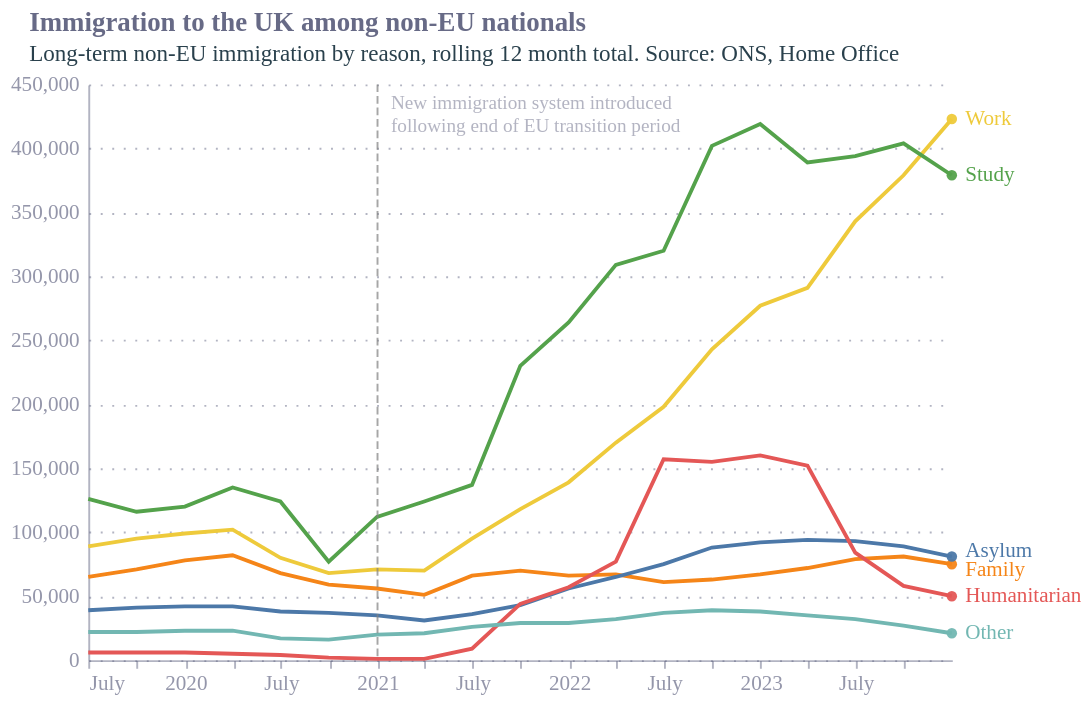

Write the Vega-Lite specification saved for this chart.
### Vega-Lite specification from a JSON file in a GitHub repository (floating-point values rounded to 4 significant figures)
{"config": {"font": "Circular Std", "text": {"color": "#676A86", "align": "left", "baseline": "middle", "dx": 7, "dy": 0, "fontSize": 11}, "view": {"stroke": null, "continuousWidth": 400, "continuousHeight": 300, "discreteWidth": 400, "discreteHeight": 300}, "bar": {"color": "#179fdb"}, "line": {"color": "#e6224b"}, "rule": {"color": "#676A86"}, "area": {"opacity": 0.3}, "point": {"filled": true, "size": 80, "color": "#e6224b", "opacity": 0.95}, "geoshape": {"stroke": "white", "strokeWidth": 0.3}, "rect": {"fill": "#d6d4d4", "opacity": 0.3}, "axis": {"labelColor": "#676A86", "labelFontSize": 11, "labelFont": "Circular Std", "labelOpacity": 0.7, "tickColor": "#676A86", "tickOpacity": 0.5, "domainColor": "#676A86", "domainOpacity": 0.5, "gridColor": "#676A86", "gridDash": [2, 2], "gridOpacity": 0.5, "title": null, "titleColor": "#676A86", "titleOpacity": 0.8, "tickSize": 4}, "axisXDiscrete": {"grid": false, "labelAngle": 0, "tickCount": 10, "tickOpacity": 0.5, "title": null}, "axisYDiscrete": {"ticks": false, "labelPadding": 5}, "axisXTemporal": {"grid": false, "ticks": true}, "axisXQuantitative": {"grid": true}, "axisYQuantitative": {"gridColor": "#676A86", "gridDash": [1, 5], "gridOpacity": 0.5, "ticks": false, "labelPadding": 5, "tickCount": 8, "titleAngle": 0, "titleAlign": "left", "titleBaseline": "bottom", "titleX": 0, "titleY": -5}, "title": {"color": "#676A86", "subtitleColor": "#122b39E6", "font": "Circular Std", "subtitleFont": "Circular Std", "anchor": "start", "dx": 24, "fontSize": 14, "subtitleFontSize": 12, "subtitlePadding": 4, "offset": 0}, "legend": {"titleColor": "#122b39", "title": null, "labelColor": "#122b39", "labelFontSize": 11}}, "layer": [{"data": {"name": "data-3a5c31721ac75fbbc2871f8eae13b12a"}, "mark": {"type": "line"}, "encoding": {"color": {"field": "Reason", "legend": null, "type": "nominal"}, "x": {"field": "Date", "type": "temporal"}, "y": {"field": "Value", "type": "quantitative"}}, "title": {"text": "Immigration to the UK among non-EU nationals", "dx": 10, "subtitle": ["Long-term non-EU immigration by reason, rolling 12 month total. Source: ONS, Home Office"]}}, {"data": {"name": "data-dbc6efe0ed9580480d2a4c3578f71ded"}, "mark": {"type": "rule", "color": "gray", "opacity": 0.7, "strokeDash": [4, 2]}, "encoding": {"x": {"field": "x", "type": "temporal"}}}, {"data": {"name": "data-dbc6efe0ed9580480d2a4c3578f71ded"}, "mark": {"type": "text", "dy": 10, "fontSize": 10, "lineBreak": "|", "opacity": 0.5}, "encoding": {"text": {"field": "text", "type": "nominal"}, "x": {"field": "x", "type": "temporal"}, "y": {"field": "y", "type": "quantitative"}}}, {"data": {"name": "data-3a5c31721ac75fbbc2871f8eae13b12a"}, "mark": {"type": "text", "dy": {"expr": "datum.Reason == 'Family' ? 3 : datum.Reason == 'Asylum' ? -3 : 0"}}, "encoding": {"color": {"field": "Reason", "type": "nominal"}, "text": {"field": "Reason", "type": "nominal"}, "x": {"aggregate": "max", "field": "Date", "type": "temporal"}, "y": {"aggregate": {"argmax": "Date"}, "field": "Value", "type": "quantitative"}}}, {"data": {"name": "data-3a5c31721ac75fbbc2871f8eae13b12a"}, "mark": {"type": "point", "size": 30}, "encoding": {"color": {"field": "Reason", "type": "nominal"}, "x": {"aggregate": "max", "field": "Date", "type": "temporal"}, "y": {"aggregate": {"argmax": "Date"}, "field": "Value", "type": "quantitative"}}}], "height": 300, "width": 450, "$schema": "https://vega.github.io/schema/vega-lite/v5.17.0.json", "datasets": {"data-3a5c31721ac75fbbc2871f8eae13b12a": [{"Date": "2019-06-30", "Reason": "Work ", "Value": 89000}, {"Date": "2019-09-30", "Reason": "Work ", "Value": 95000}, {"Date": "2019-12-31", "Reason": "Work ", "Value": 99000}, {"Date": "2020-03-31", "Reason": "Work ", "Value": 102000}, {"Date": "2020-06-30", "Reason": "Work ", "Value": 80000}, {"Date": "2020-09-30", "Reason": "Work ", "Value": 68000}, {"Date": "2020-12-31", "Reason": "Work ", "Value": 71000}, {"Date": "2021-03-31", "Reason": "Work ", "Value": 70000}, {"Date": "2021-06-30", "Reason": "Work ", "Value": 95000}, {"Date": "2021-09-30", "Reason": "Work ", "Value": 118000}, {"Date": "2021-12-31", "Reason": "Work ", "Value": 139000}, {"Date": "2022-03-31", "Reason": "Work ", "Value": 170000}, {"Date": "2022-06-30", "Reason": "Work ", "Value": 198000}, {"Date": "2022-09-30", "Reason": "Work ", "Value": 243000}, {"Date": "2022-12-31", "Reason": "Work ", "Value": 277000}, {"Date": "2023-03-31", "Reason": "Work ", "Value": 291000}, {"Date": "2023-06-30", "Reason": "Work ", "Value": 343000}, {"Date": "2023-09-30", "Reason": "Work ", "Value": 379000}, {"Date": "2023-12-31", "Reason": "Work ", "Value": 423000}, {"Date": "2019-06-30", "Reason": "Study ", "Value": 126000}, {"Date": "2019-09-30", "Reason": "Study ", "Value": 116000}, {"Date": "2019-12-31", "Reason": "Study ", "Value": 120000}, {"Date": "2020-03-31", "Reason": "Study ", "Value": 135000}, {"Date": "2020-06-30", "Reason": "Study ", "Value": 124000}, {"Date": "2020-09-30", "Reason": "Study ", "Value": 77000}, {"Date": "2020-12-31", "Reason": "Study ", "Value": 112000}, {"Date": "2021-03-31", "Reason": "Study ", "Value": 124000}, {"Date": "2021-06-30", "Reason": "Study ", "Value": 137000}, {"Date": "2021-09-30", "Reason": "Study ", "Value": 230000}, {"Date": "2021-12-31", "Reason": "Study ", "Value": 264000}, {"Date": "2022-03-31", "Reason": "Study ", "Value": 309000}, {"Date": "2022-06-30", "Reason": "Study ", "Value": 320000}, {"Date": "2022-09-30", "Reason": "Study ", "Value": 402000}, {"Date": "2022-12-31", "Reason": "Study ", "Value": 419000}, {"Date": "2023-03-31", "Reason": "Study ", "Value": 389000}, {"Date": "2023-06-30", "Reason": "Study ", "Value": 394000}, {"Date": "2023-09-30", "Reason": "Study ", "Value": 404000}, {"Date": "2023-12-31", "Reason": "Study ", "Value": 379000}, {"Date": "2019-06-30", "Reason": "Family", "Value": 65000}, {"Date": "2019-09-30", "Reason": "Family", "Value": 71000}, {"Date": "2019-12-31", "Reason": "Family", "Value": 78000}, {"Date": "2020-03-31", "Reason": "Family", "Value": 82000}, {"Date": "2020-06-30", "Reason": "Family", "Value": 68000}, {"Date": "2020-09-30", "Reason": "Family", "Value": 59000}, {"Date": "2020-12-31", "Reason": "Family", "Value": 56000}, {"Date": "2021-03-31", "Reason": "Family", "Value": 51000}, {"Date": "2021-06-30", "Reason": "Family", "Value": 66000}, {"Date": "2021-09-30", "Reason": "Family", "Value": 70000}, {"Date": "2021-12-31", "Reason": "Family", "Value": 66000}, {"Date": "2022-03-31", "Reason": "Family", "Value": 67000}, {"Date": "2022-06-30", "Reason": "Family", "Value": 61000}, {"Date": "2022-09-30", "Reason": "Family", "Value": 63000}, {"Date": "2022-12-31", "Reason": "Family", "Value": 67000}, {"Date": "2023-03-31", "Reason": "Family", "Value": 72000}, {"Date": "2023-06-30", "Reason": "Family", "Value": 79000}, {"Date": "2023-09-30", "Reason": "Family", "Value": 81000}, {"Date": "2023-12-31", "Reason": "Family", "Value": 75000}, {"Date": "2019-06-30", "Reason": "Asylum", "Value": 39000}, {"Date": "2019-09-30", "Reason": "Asylum", "Value": 41000}, {"Date": "2019-12-31", "Reason": "Asylum", "Value": 42000}, {"Date": "2020-03-31", "Reason": "Asylum", "Value": 42000}, {"Date": "2020-06-30", "Reason": "Asylum", "Value": 38000}, {"Date": "2020-09-30", "Reason": "Asylum", "Value": 37000}, {"Date": "2020-12-31", "Reason": "Asylum", "Value": 35000}, {"Date": "2021-03-31", "Reason": "Asylum", "Value": 31000}, {"Date": "2021-06-30", "Reason": "Asylum", "Value": 36000}, {"Date": "2021-09-30", "Reason": "Asylum", "Value": 43000}, {"Date": "2021-12-31", "Reason": "Asylum", "Value": 56000}, {"Date": "2022-03-31", "Reason": "Asylum", "Value": 65000}, {"Date": "2022-06-30", "Reason": "Asylum", "Value": 75000}, {"Date": "2022-09-30", "Reason": "Asylum", "Value": 88000}, {"Date": "2022-12-31", "Reason": "Asylum", "Value": 92000}, {"Date": "2023-03-31", "Reason": "Asylum", "Value": 94000}, {"Date": "2023-06-30", "Reason": "Asylum", "Value": 93000}, {"Date": "2023-09-30", "Reason": "Asylum", "Value": 89000}, {"Date": "2023-12-31", "Reason": "Asylum", "Value": 81000}, {"Date": "2019-06-30", "Reason": "Humanitarian", "Value": 6000}, {"Date": "2019-09-30", "Reason": "Humanitarian", "Value": 6000}, {"Date": "2019-12-31", "Reason": "Humanitarian", "Value": 6000}, {"Date": "2020-03-31", "Reason": "Humanitarian", "Value": 5000}, {"Date": "2020-06-30", "Reason": "Humanitarian", "Value": 4000}, {"Date": "2020-09-30", "Reason": "Humanitarian", "Value": 2000}, {"Date": "2020-12-31", "Reason": "Humanitarian", "Value": 1000}, {"Date": "2021-03-31", "Reason": "Humanitarian", "Value": 1000}, {"Date": "2021-06-30", "Reason": "Humanitarian", "Value": 9000}, {"Date": "2021-09-30", "Reason": "Humanitarian", "Value": 44000}, {"Date": "2021-12-31", "Reason": "Humanitarian", "Value": 57000}, {"Date": "2022-03-31", "Reason": "Humanitarian", "Value": 77000}, {"Date": "2022-06-30", "Reason": "Humanitarian", "Value": 157000}, {"Date": "2022-09-30", "Reason": "Humanitarian", "Value": 155000}, {"Date": "2022-12-31", "Reason": "Humanitarian", "Value": 160000}, {"Date": "2023-03-31", "Reason": "Humanitarian", "Value": 152000}, {"Date": "2023-06-30", "Reason": "Humanitarian", "Value": 84000}, {"Date": "2023-09-30", "Reason": "Humanitarian", "Value": 58000}, {"Date": "2023-12-31", "Reason": "Humanitarian", "Value": 50000}, {"Date": "2019-06-30", "Reason": "Other", "Value": 22000}, {"Date": "2019-09-30", "Reason": "Other", "Value": 22000}, {"Date": "2019-12-31", "Reason": "Other", "Value": 23000}, {"Date": "2020-03-31", "Reason": "Other", "Value": 23000}, {"Date": "2020-06-30", "Reason": "Other", "Value": 17000}, {"Date": "2020-09-30", "Reason": "Other", "Value": 16000}, {"Date": "2020-12-31", "Reason": "Other", "Value": 20000}, {"Date": "2021-03-31", "Reason": "Other", "Value": 21000}, {"Date": "2021-06-30", "Reason": "Other", "Value": 26000}, {"Date": "2021-09-30", "Reason": "Other", "Value": 29000}, {"Date": "2021-12-31", "Reason": "Other", "Value": 29000}, {"Date": "2022-03-31", "Reason": "Other", "Value": 32000}, {"Date": "2022-06-30", "Reason": "Other", "Value": 37000}, {"Date": "2022-09-30", "Reason": "Other", "Value": 39000}, {"Date": "2022-12-31", "Reason": "Other", "Value": 38000}, {"Date": "2023-03-31", "Reason": "Other", "Value": 35000}, {"Date": "2023-06-30", "Reason": "Other", "Value": 32000}, {"Date": "2023-09-30", "Reason": "Other", "Value": 27000}, {"Date": "2023-12-31", "Reason": "Other", "Value": 21000}], "data-dbc6efe0ed9580480d2a4c3578f71ded": [{"x": "2021-01-01", "y": 450000, "text": "New immigration system introduced |following end of EU transition period"}]}}
